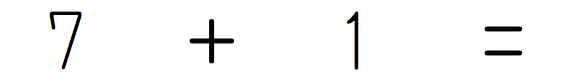
#> input picture 7.png, 569 x 78 px
$ python binari.py 7.png
#> lines starting #> are read from the running program, lines starting #| are printed output that depends on the picture; after the words box and inside, x2 and y2 are one past the last pixel; in counts of white or black regions, pixels touching at a corner belong together
import cv2
import numpy as np
import sys
import os

args = sys.argv

img_path = args[1]

gray_src = cv2.imread(img_path, 0)
#> gray_src: shape (78, 569); min 1, max 255, mean 247.2
#src_size = gray_src.shape
#print(src_size)

mono_src = cv2.threshold(gray_src,30, 255, cv2.THRESH_OTSU)[1]
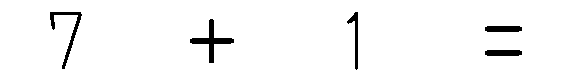
#> mono_src: shape (78, 569); 96.8% white; 5 black regions, box (x1, y1, x2, y2) and area: (190, 19, 234, 63) 443, (50, 12, 82, 69) 338, (347, 12, 358, 70) 213, (485, 26, 522, 32) 213, (485, 50, 522, 56) 213

color_src = cv2.cvtColor(mono_src, cv2.COLOR_GRAY2BGR)

root, ext = os.path.splitext(img_path)
rename_img_path = "".join([root,"b",ext])
cv2.imwrite(rename_img_path,color_src)

$ run again, on SS2.png
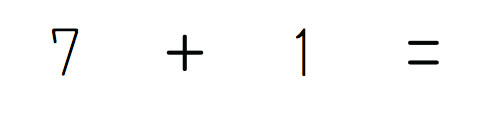
#> input picture SS2.png, 490 x 114 px
#> `mono_src = cv2.threshold(gray_src,30, 255, cv2.THRESH_OTSU)[1]`:
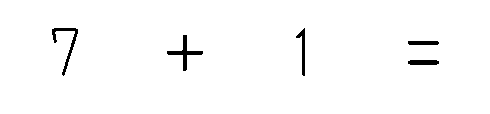
#> mono_src: shape (114, 490); 98.3% white; 5 black regions, box (x1, y1, x2, y2) and area: (167, 35, 203, 71) 270, (52, 28, 78, 76) 246, (296, 28, 305, 76) 164, (408, 60, 439, 65) 147, (408, 41, 439, 45) 121

$ run again, on add.png
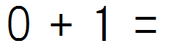
#> input picture add.png, 172 x 53 px
#> `gray_src = cv2.imread(img_path, 0)`:
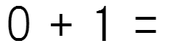
#> gray_src: shape (53, 172); min 0, max 255, mean 238.3
#> `mono_src = cv2.threshold(gray_src,30, 255, cv2.THRESH_OTSU)[1]`:
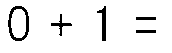
#> mono_src: shape (53, 172); 93.3% white; 5 black regions, box (x1, y1, x2, y2) and area: (8, 6, 29, 41) 242, (97, 6, 106, 41) 148, (51, 14, 72, 36) 105, (136, 17, 156, 20) 60, (136, 30, 156, 33) 60

$ run again, on nten.png
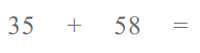
#> input picture nten.png, 200 x 53 px
#> `gray_src = cv2.imread(img_path, 0)`:
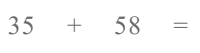
#> gray_src: shape (53, 200); min 105, max 255, mean 250.7
#> `mono_src = cv2.threshold(gray_src,30, 255, cv2.THRESH_OTSU)[1]`:
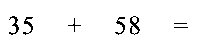
#> mono_src: shape (53, 200); 96.9% white; black in thin lines or dots, all inside (x1, y1, x2, y2) = (9, 16, 188, 35)
